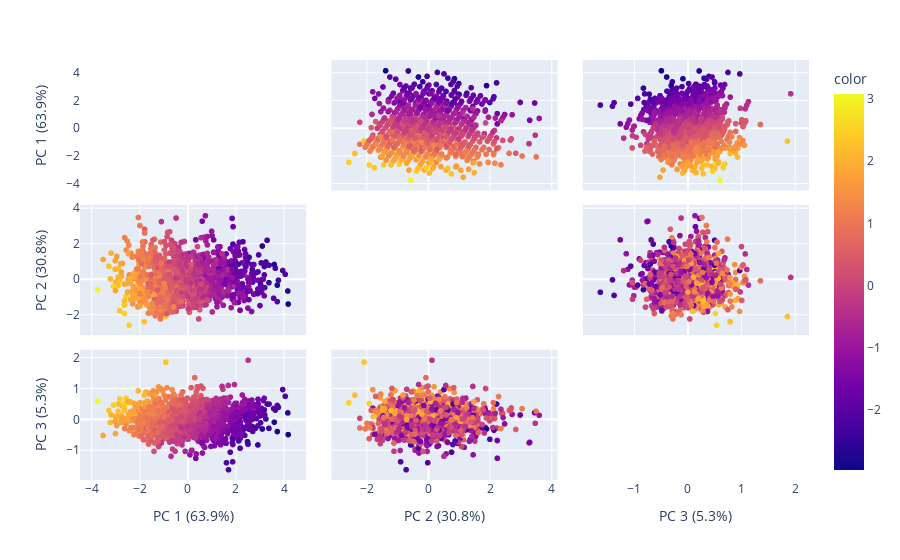

The notebook cell this image was saved under:
### Code cell
pca = PCA()
components = pca.fit_transform(hockey_scaled[pca_features])
labels = {
    str(i): f"PC {i+1} ({var:.1f}%)"
    for i, var in enumerate(pca.explained_variance_ratio_ * 100)
}

fig = px.scatter_matrix(components, labels=labels, dimensions=range(3), color=hockey_scaled["Weight"])
fig.update_traces(diagonal_visible=False)
fig.show()

### Figure 1 — Plotly figure (JSON) as saved in the notebook; plotly's stock layout.template omitted (floating-point values rounded to 4 significant figures; data arrays with more than 128 entries replaced by an {"elided": "..."} marker saying what was removed)
{"data": [{"diagonal": {"visible": false}, "dimensions": [{"axis": {"matches": true}, "label": "PC 1 (63.9%)", "values": {"elided": "1290 float values"}}, {"axis": {"matches": true}, "label": "PC 2 (30.8%)", "values": {"elided": "1290 float values"}}, {"axis": {"matches": true}, "label": "PC 3 (5.3%)", "values": {"elided": "1290 float values"}}], "hovertemplate": "%{xaxis.title.text}=%{x}<br>%{yaxis.title.text}=%{y}<br>color=%{marker.color}<extra></extra>", "legendgroup": "", "marker": {"color": {"elided": "1290 float values"}, "coloraxis": "coloraxis", "symbol": "circle"}, "name": "", "showlegend": false, "type": "splom"}], "layout": {"coloraxis": {"colorbar": {"title": {"text": "color"}}, "colorscale": [[0, "#0d0887"], [0.1111, "#46039f"], [0.2222, "#7201a8"], [0.3333, "#9c179e"], [0.4444, "#bd3786"], [0.5556, "#d8576b"], [0.6667, "#ed7953"], [0.7778, "#fb9f3a"], [0.8889, "#fdca26"], [1, "#f0f921"]]}, "dragmode": "select", "legend": {"tracegroupgap": 0}, "margin": {"t": 60}}}
